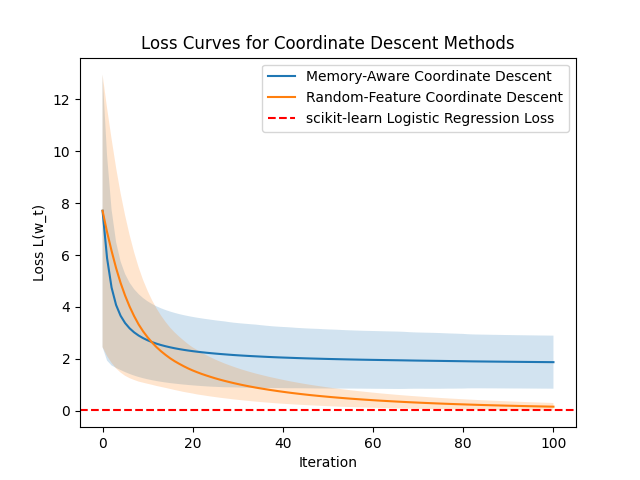

This chart was generated by the following Python code:
import numpy as np
import matplotlib.pyplot as plt
from sklearn.datasets import load_wine
from sklearn.model_selection import train_test_split
from tqdm import tqdm
from sklearn.metrics import log_loss
from sklearn.linear_model import LogisticRegression

# Load the Wine dataset
wine = load_wine()

# Select only the data and target corresponding to the first two classes
class_indices = (wine.target == 0) | (wine.target == 1)
X_binary = wine.data[class_indices]
y_binary = wine.target[class_indices]

# Split the data into training and testing sets with stratification
X_train, X_test, y_train, y_test = train_test_split(X_binary, y_binary, test_size=0.2, random_state=42, stratify=y_binary)

# Logistic function (sigmoid)
def logistic_function(x):
    exp_values = np.exp(-np.clip(x, -500, 500))  # Clip values to avoid overflow
    return 1 / (1 + exp_values)

# Number of runs
num_runs = 10000

# Number of iterations
num_iterations = 100

# Common seed for random initialization
common_seed = 42
np.random.seed(common_seed)

# Pre-generate initial weights for all runs
all_initial_weights = np.random.uniform(low=-10, high=10, size=(num_runs, X_train.shape[1]))

# Memory-Aware Coordinate Descent
def memory_aware_coordinate_descent(X, y, initial_weights, max_iter=1000, learning_rate=0.1, line_search=True, random_state=None):
    num_runs, num_features = initial_weights.shape
    X_normalized = (X - X.mean(axis=0)) / X.std(axis=0)
    loss_values = np.zeros((max_iter + 1, num_runs))

    # Initialize memory for gradients
    gradient_memory = np.zeros(num_features)

    for run in tqdm(range(num_runs), desc='Memory-Aware Coordinate Descent Runs'):
        np.random.seed(random_state + run)  # Set seed for reproducibility
        w = np.copy(initial_weights[run])

        # Compute initial loss
        y_pred_proba = logistic_function(np.dot(X_normalized, w))  # Use normalized X
        loss_values[0, run] = log_loss(y, y_pred_proba)

        for iteration in tqdm(range(1, max_iter + 1), desc='Iterations', leave=False):
            # Check if there's an empty slot in the memory vector
            empty_slot = np.any(gradient_memory == 0)

            if empty_slot:
                # Find the first empty slot in the memory vector
                coordinate = np.argmax(gradient_memory == 0)
            else:
                # Choose the coordinate with the largest magnitude gradient in recent memory
                coordinate = np.argmax(np.abs(gradient_memory))

            # Compute gradient for the selected coordinate
            gradient = -(y - logistic_function(np.dot(X_normalized, w))) @ X_normalized[:, coordinate]

            # Update memory for the selected coordinate
            gradient_memory[coordinate] = gradient

            # Backtracking line search
            if line_search:
                step_size = backtracking_line_search(X_normalized, y, w, gradient_memory, coordinate)
            else:
                step_size = learning_rate

            # Update the weight for the selected coordinate
            w[coordinate] -= step_size * gradient_memory[coordinate]

            # Compute and store the loss for the current iteration
            y_pred_proba = logistic_function(np.dot(X_normalized, w))
            loss_values[iteration, run] = log_loss(y, y_pred_proba)

    return np.mean(loss_values, axis=1), np.std(loss_values, axis=1)

# Random-Feature Coordinate Descent
def random_feature_coordinate_descent(X, y, initial_weights, max_iter=1000, learning_rate=0.1, line_search=True, random_state=None):
    num_runs, num_features = initial_weights.shape
    _, d = X.shape
    X_normalized = (X - X.mean(axis=0)) / X.std(axis=0)
    loss_values = np.zeros((max_iter + 1, num_runs))

    for run in tqdm(range(num_runs), desc="Random-Feature Coordinate Descent Runs"):
        np.random.seed(random_state + run)  # Set seed for reproducibility
        w = np.copy(initial_weights[run])  # Use specific initial weights for each run
        loss_values[0, run] = log_loss(y, logistic_function(np.dot(X_normalized, w)))

        for iteration in tqdm(range(1, max_iter + 1), desc='Iterations', leave=False):
            coordinate = np.random.randint(0, d)  # Choose a coordinate uniformly at random
            gradients = np.zeros(num_features)
            gradient_i = -(y - logistic_function(np.dot(X_normalized, w))) @ X_normalized[:, coordinate]
            gradients[coordinate] = gradient_i

            # Backtracking line search
            if line_search:
                step_size = backtracking_line_search(X_normalized, y, w, gradients, coordinate)
            else:
                step_size = learning_rate

            w[coordinate] -= step_size * gradients[coordinate]

            y_pred_proba = logistic_function(np.dot(X_normalized, w))
            loss_values[iteration, run] = log_loss(y, y_pred_proba)

    return np.mean(loss_values, axis=1), np.std(loss_values, axis=1)

# Backtracking Line Search
def backtracking_line_search(X, y, w, gradients, coordinate, beta=0.8):
    step_size = 1.0
    c = 1e-4  # A small constant

    while True:
        new_w = np.copy(w)
        new_w[coordinate] -= step_size * gradients[coordinate]
        y_pred_proba = logistic_function(np.dot(X, new_w))
        new_loss = log_loss(y, y_pred_proba)
        expected_reduction = c * step_size * np.dot(gradients, gradients)

        if new_loss <= log_loss(y, logistic_function(np.dot(X, w))) - expected_reduction:
            break

        step_size *= beta

    return step_size

# Run scikit-learn Logistic Regression
sklearn_lr = LogisticRegression(max_iter=100000)
sklearn_lr.fit(X_train, y_train)
y_pred_proba_sklearn = sklearn_lr.predict_proba(X_train)[:, 1]
log_loss_sklearn = log_loss(y_train, y_pred_proba_sklearn)

# Run Greedy Coordinate Descent with Line Search
greedy_mean_loss, greedy_std_loss = memory_aware_coordinate_descent(X_train, y_train, all_initial_weights, max_iter=num_iterations, learning_rate=0.1, line_search=False, random_state=common_seed)

# Run Random-Feature Coordinate Descent
random_mean_loss, random_std_loss = random_feature_coordinate_descent(X_train, y_train, all_initial_weights, max_iter=num_iterations, learning_rate=0.1, line_search=False, random_state=common_seed)

# Plot Loss Curves with Mean and Standard Deviation
iterations = range(num_iterations + 1)  # Including the first point

# Greedy Coordinate Descent
plt.plot(iterations, greedy_mean_loss, label='Memory-Aware Coordinate Descent')
plt.fill_between(iterations, greedy_mean_loss - greedy_std_loss, greedy_mean_loss + greedy_std_loss, alpha=0.2)

# Random-Feature Coordinate Descent
plt.plot(iterations, random_mean_loss, label='Random-Feature Coordinate Descent')
plt.fill_between(iterations, random_mean_loss - random_std_loss, random_mean_loss + random_std_loss, alpha=0.2)

# Plot horizontal dotted line for scikit-learn Logistic Regression minimum loss
plt.axhline(log_loss_sklearn, color='r', linestyle='--', label='scikit-learn Logistic Regression Loss')

plt.xlabel('Iteration')
plt.ylabel('Loss L(w_t)')
plt.title('Loss Curves for Coordinate Descent Methods')
plt.legend()
plt.savefig('project_2_main.png')
plt.show()
